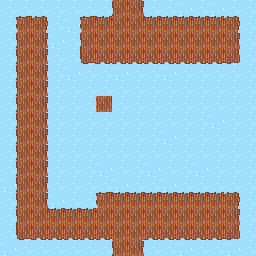

A 2D game scene composited from a Tiled map and its tileset images. What follows is a short description and the map's XML, with every tile layer's data as written:
An orthogonal 16x16 tile map with 16x16 px tiles, 2 tile layers (Walk, NotWalk) and 9 objects (4x Transition, 3x ObjInteract, 2x Player).

<map version="1.10" tiledversion="1.10.2" orientation="orthogonal" renderorder="right-down" width="16" height="16" tilewidth="16" tileheight="16" infinite="0" nextlayerid="4" nextobjectid="11">
 <tileset firstgid="1" source="../../../tileset/Tileset completo.tsx" />
 <layer id="1" name="Walk" width="16" height="16">
  <data encoding="csv">
0,0,0,0,0,0,0,300,302,0,0,0,0,0,0,0,
0,272,274,273,273,272,273,301,301,273,273,273,273,273,274,0,
0,300,302,301,301,300,301,301,301,301,301,301,301,301,302,0,
0,300,302,301,301,328,329,329,329,329,329,329,329,329,330,0,
0,300,302,301,301,301,301,301,301,301,301,301,301,301,302,0,
0,300,302,301,301,301,301,301,301,301,301,301,301,301,302,0,
0,300,302,301,301,301,301,302,301,301,301,301,301,301,302,0,
0,300,302,301,301,301,301,301,301,301,301,301,301,301,302,0,
0,300,302,301,301,301,301,301,301,301,301,301,301,301,302,0,
0,300,302,301,301,301,301,301,301,301,301,301,301,301,302,0,
0,300,302,301,301,301,301,301,301,301,301,301,301,301,302,0,
0,300,302,302,301,301,301,301,301,301,301,301,301,301,302,0,
0,300,302,301,301,301,272,273,273,273,273,273,273,273,274,0,
0,300,301,273,273,273,301,301,301,301,301,301,301,301,302,0,
0,328,329,329,329,329,329,301,301,329,329,329,329,329,330,0,
0,0,0,0,0,0,0,300,302,0,0,0,0,0,0,0
</data>
 </layer>
 <layer id="2" name="NotWalk" width="16" height="16">
  <data encoding="csv">
387,387,387,387,387,387,387,0,0,387,387,388,387,388,387,387,
387,0,0,387,388,0,0,0,0,0,0,0,0,0,0,387,
387,0,0,388,387,0,0,0,0,0,0,0,0,0,0,387,
387,0,0,387,387,0,0,0,0,0,0,0,0,0,0,387,
387,0,0,387,388,387,387,388,387,387,388,387,387,387,387,387,
387,0,0,387,387,387,387,387,387,387,387,387,387,387,387,387,
387,0,0,387,387,387,0,387,387,387,387,387,387,387,387,387,
387,0,0,387,387,387,387,387,387,387,387,387,387,388,387,387,
387,0,0,387,387,387,387,387,387,387,388,387,387,387,387,387,
387,0,0,387,387,387,387,387,387,387,387,387,387,387,387,387,
387,0,0,387,387,387,388,387,387,388,387,387,388,387,387,387,
388,0,0,387,387,387,387,388,387,387,388,387,387,387,387,387,
387,0,0,388,387,387,0,0,0,0,0,0,0,0,0,387,
387,0,0,0,0,0,0,0,0,0,0,0,0,0,0,387,
387,0,0,0,0,0,0,0,0,0,0,0,0,0,0,387,
388,387,387,387,387,387,387,0,0,387,387,388,387,387,388,387
</data>
 </layer>
 <objectgroup id="3" name="Obj">
  <object id="1" name="Enganche" type="ObjInteract" x="24.5" y="24.5">
   <point />
  </object>
  <object id="9" name="Enganche" type="ObjInteract" x="104.5" y="25.5">
   <point />
  </object>
  <object id="3" name="FlonkN" type="Player" x="120.5" y="26.5">
   <point />
  </object>
  <object id="4" name="FlonkS" type="Player" x="134" y="235.5">
   <point />
  </object>
  <object id="5" name="TransitionN" type="Transition" x="136" y="11.5">
   <properties>
    <property name="nextMap" value="resources/maps/niveles/nivel02/dentro/mapaN2_06_dentro.tmx" />
   </properties>
   <point />
  </object>
  <object id="7" name="TransitionN" type="Transition" x="121" y="12.5">
   <properties>
    <property name="nextMap" value="resources/maps/niveles/nivel02/dentro/mapaN2_06_dentro.tmx" />
   </properties>
   <point />
  </object>
  <object id="6" name="TransitionS" type="Transition" x="121" y="252">
   <properties>
    <property name="nextMap" value="resources/maps/niveles/nivel02/dentro/mapaN2_08_dentro.tmx" />
   </properties>
   <point />
  </object>
  <object id="8" name="TransitionS" type="Transition" x="135.5" y="251.5">
   <properties>
    <property name="nextMap" value="resources/maps/niveles/nivel02/dentro/mapaN2_08_dentro.tmx" />
   </properties>
   <point />
  </object>
  <object id="10" name="Palanca" type="ObjInteract" x="104.057" y="107.853">
   <properties>
    <property name="nextMap" value="resources/maps/niveles/nivel01/mapaN2_07_dentro_postP.tmx" />
    <property name="pushed" type="bool" value="true" />
   </properties>
   <point />
  </object>
 </objectgroup>
</map>
